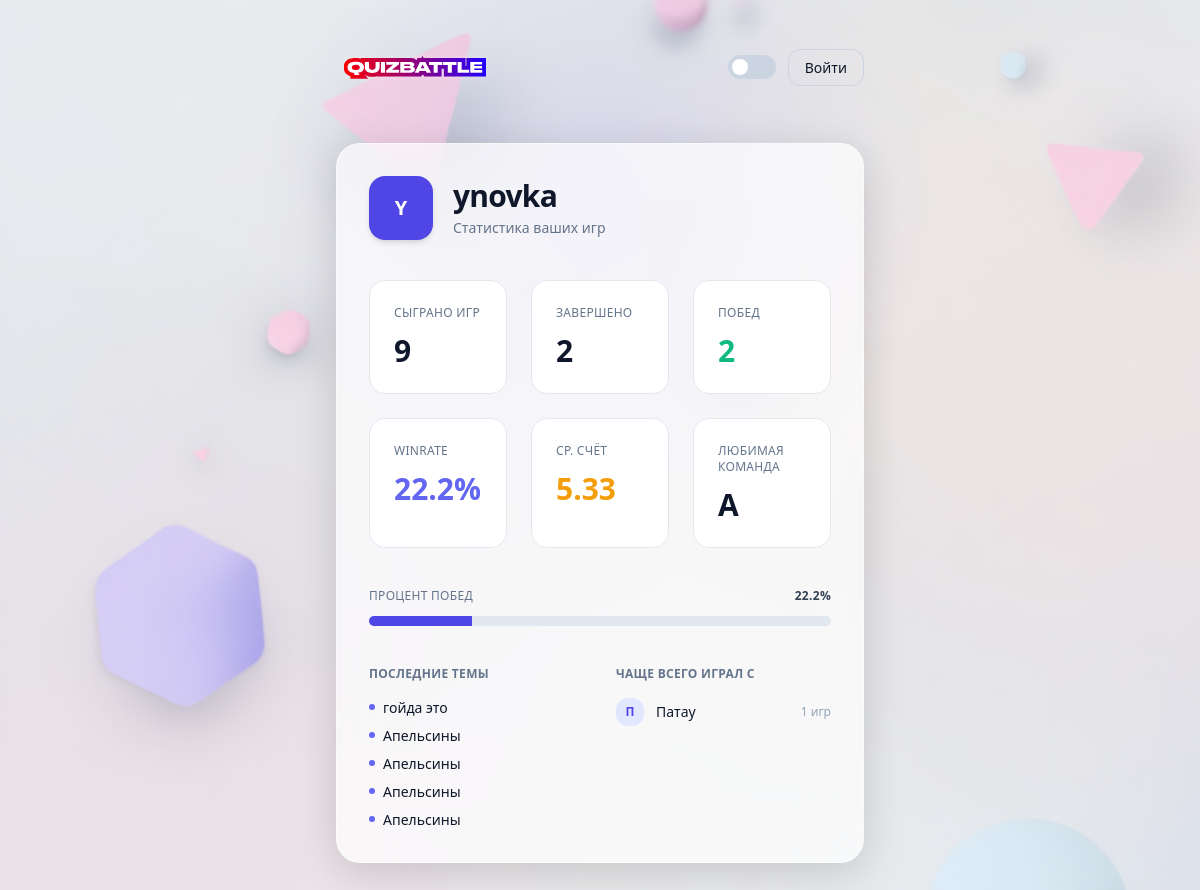
Screenshot of /profile (signed in) with the database file from the repository.
### app/models.py (models this page shows)
class User(Base):
    __tablename__ = "users"
    id: Mapped[int] = mapped_column(Integer, primary_key=True, index=True)
    username: Mapped[str] = mapped_column(String(50), unique=True, index=True)
    password_hash: Mapped[str] = mapped_column(String(255))
    created_at: Mapped[datetime] = mapped_column(DateTime, default=datetime.utcnow)

class Game(Base):
    __tablename__ = "games"
    id: Mapped[int] = mapped_column(Integer, primary_key=True, index=True)
    pin: Mapped[str] = mapped_column(String(6), unique=True, index=True)
    topic: Mapped[str] = mapped_column(String(255))
    questions_per_team: Mapped[int] = mapped_column(Integer)
    status: Mapped[str] = mapped_column(String(32), default="waiting")
    current_team: Mapped[str | None] = mapped_column(String(1), nullable=True)
    current_index_a: Mapped[int] = mapped_column(Integer, default=0)
    current_index_b: Mapped[int] = mapped_column(Integer, default=0)
    score_a: Mapped[int] = mapped_column(Integer, default=0)
    score_b: Mapped[int] = mapped_column(Integer, default=0)
    created_at: Mapped[datetime] = mapped_column(DateTime, default=datetime.utcnow)
    difficulty: Mapped[str] = mapped_column(String(16), default="medium")
    phase: Mapped[str] = mapped_column(String(32), default="gathering")
    question_started_at: Mapped[datetime | None] = mapped_column(DateTime, nullable=True)
    players: Mapped[list["Player"]] = relationship(
        back_populates="game", cascade="all, delete-orphan"
    )
    questions: Mapped[list["Question"]] = relationship(
        back_populates="game", cascade="all, delete-orphan"
    )

class Player(Base):
    __tablename__ = "players"
    id: Mapped[int] = mapped_column(Integer, primary_key=True, index=True)
    game_id: Mapped[int] = mapped_column(
        ForeignKey("games.id", ondelete="CASCADE"), index=True
    )
    user_id: Mapped[int | None] = mapped_column(
        ForeignKey("users.id", ondelete="SET NULL"), nullable=True, index=True
    )
    name: Mapped[str] = mapped_column(String(80))
    team: Mapped[str | None] = mapped_column(String(1), nullable=True)
    is_host: Mapped[bool] = mapped_column(Boolean, default=False)
    is_captain: Mapped[bool] = mapped_column(Boolean, default=False)
    active: Mapped[bool] = mapped_column(Boolean, default=True)
    joined_at: Mapped[datetime] = mapped_column(DateTime, default=datetime.utcnow)
    game: Mapped[Game] = relationship(back_populates="players")

### app/routers.py (the view)
@router.get("/profile", response_class=HTMLResponse)
def profile_page(
    request: Request,
    current_user: User = Depends(get_current_user),
    db: Session = Depends(get_db),
):
    stats = game_service.get_user_stats(
        db,
        user_id=current_user.id,
        username=current_user.username
    )
    return templates.TemplateResponse(
        "profile.html",
        {
            "request": request,
            "user": current_user,
            "stats": stats
        }
    )

### app/templates/profile.html (shortened to what this page needs)
{% extends 'base.html' %}
{% block card %}
<div class="space-y-10">
  {% if not user %}
  <div class="flex flex-col items-center gap-4 py-16 text-center">
    <div class="w-16 h-16 rounded-full bg-slate-200 dark:bg-slate-800 flex items-center justify-center">
      <svg xmlns="http://www.w3.org/2000/svg"
           class="w-8 h-8 text-slate-400"
           fill="none"
           viewBox="0 0 24 24"
           stroke="currentColor"
           stroke-width="1.5">
        <path stroke-linecap="round"
              stroke-linejoin="round"
              d="M15.75 6a3.75 3.75 0 11-7.5 0 3.75 3.75 0 017.5 0zM4.501 20.118a7.5 7.5 0 0114.998 0A17.933 17.933 0 0112 21.75c-2.676 0-5.216-.584-7.499-1.632z" />
      </svg>
    </div>
    <p class="text-slate-500 dark:text-slate-400 text-sm">
      Войдите в аккаунт, чтобы увидеть профиль
    </p>
    <a href="/login"
       class="px-6 py-2.5 rounded-xl font-semibold bg-indigo-600 text-white hover:bg-indigo-500 transition">
      Войти
    </a>
  </div>
  {% else %}
  {% set s = stats %}
  {% set wr = (s.wins / s.games_played * 100) | round(1) if s and s.games_played > 0 else 0 %}
  <div class="flex items-center gap-5">
    <div class="w-16 h-16 rounded-2xl bg-indigo-600 flex items-center justify-center
                text-white text-xl font-bold shadow-md">
      {{ user.username[0].upper() }}
    </div>
    <div>
      <h1 class="text-3xl font-bold tracking-tight">
        {{ user.username }}
      </h1>
      <p class="text-sm text-slate-500 dark:text-slate-400 mt-1">
        Статистика ваших игр
      </p>
    </div>
  </div>
  {% if s %}
  <div class="grid grid-cols-2 sm:grid-cols-3 gap-6">
    {% macro stat(title, value, color="") %}
    <div class="p-6 rounded-2xl bg-white dark:bg-slate-900 border border-slate-200 dark:border-slate-800">
      <p class="text-xs uppercase tracking-wide text-slate-500 dark:text-slate-400 mb-3">
        {{ title }}
      </p>
      <p class="text-3xl font-semibold {{ color }}">
        {{ value }}
      </p>
    </div>
    {% endmacro %}
    {{ stat("Сыграно игр", s.games_played) }}
    {{ stat("Завершено", s.games_finished) }}
    {{ stat("Побед", s.wins, "text-emerald-500") }}
    {{ stat("Winrate", wr ~ "%", "text-indigo-500") }}
    {{ stat("Ср. счёт", s.average_team_score, "text-amber-500") }}
    {{ stat("Любимая команда", s.favorite_team or "—") }}
  </div>
  <div class="space-y-3">
    <div class="flex justify-between text-xs uppercase tracking-wide text-slate-500 dark:text-slate-400">
      <span>Процент побед</span>
      <span class="font-semibold text-slate-700 dark:text-slate-200">{{ wr }}%</span>
    </div>
    <div class="h-2.5 w-full rounded-full bg-slate-200 dark:bg-slate-800 overflow-hidden">
      <div class="h-full bg-indigo-600 transition-all"
           style="width: {{ wr }}%">
      </div>
    </div>
  </div>
  <div class="grid grid-cols-1 sm:grid-cols-2 gap-8">
    <div class="space-y-4">
      <h3 class="text-xs font-semibold uppercase tracking-wide text-slate-500 dark:text-slate-400">
        Последние темы
      </h3>
      <ul class="space-y-2 text-sm">
        {% if s.recent_topics %}
          {% for topic in s.recent_topics %}
            <li class="flex items-start gap-2">
              <span class="mt-1.5 w-1.5 h-1.5 rounded-full bg-indigo-500"></span>
              <span>{{ topic }}</span>
            </li>
          {% endfor %}
        {% else %}
          <li class="text-slate-400 dark:text-slate-500">
            Пока нет сыгранных игр
          </li>
        {% endif %}
      </ul>
    </div>
    <div class="space-y-4">
      <h3 class="text-xs font-semibold uppercase tracking-wide text-slate-500 dark:text-slate-400">
        Чаще всего играл с
      </h3>
      <ul class="space-y-3 text-sm">
        {% if s.frequent_teammates %}
          {% for mate in s.frequent_teammates %}
            <li class="flex items-center justify-between">
              <div class="flex items-center gap-3">
                <div class="w-7 h-7 rounded-xl bg-indigo-100 dark:bg-indigo-900/40
                            flex items-center justify-center
                            text-indigo-600 dark:text-indigo-400
                            text-xs font-semibold">
                  {{ mate.name[0].upper() }}
                </div>
                <span>{{ mate.name }}</span>
              </div>
              <span class="text-xs text-slate-400 dark:text-slate-500">
                {{ mate.games_together }} игр
              </span>
            </li>
          {% endfor %}
        {% else %}
          <li class="text-slate-400 dark:text-slate-500">
            Пока недостаточно данных
          </li>
        {% endif %}
      </ul>
    </div>
  </div>
  {% else %}
    <p class="text-center text-sm text-slate-400 dark:text-slate-500 py-10">
      Статистика пока недоступна
    </p>
  {% endif %}
  {% endif %}
</div>
{% endblock %}

### app/templates/base.html (shortened to what this page needs)
<!doctype html>
<html lang="ru">
<head>
  <script src="https://cdn.tailwindcss.com"></script>
</head>
<body class="min-h-screen relative overflow-hidden
             bg-slate-100 dark:bg-slate-950
             text-slate-900 dark:text-slate-100
             transition-colors duration-300"
      style="background-repeat: no-repeat; background-size: cover;">
<div class="absolute inset-0 pointer-events-none">
</div>
<div class="relative max-w-xl mx-auto px-6 py-12">
  <div class="flex items-center justify-between mb-14">
    <a href="/" title="Перейти на главную" aria-label="Главная — QuizBattle" class="mr-4 inline-block">
    </a>
    <div class="flex items-center gap-3">
      <button id="themeToggle" class="relative flex-shrink-0 w-12 h-6 rounded-full
                     bg-slate-300 dark:bg-slate-700 transition" aria-pressed="false" aria-label="Переключить тему">
        <span id="toggleDot" class="absolute top-1 left-1 w-4 h-4 rounded-full
                       bg-white dark:bg-slate-200 transition-transform duration-300">
        </span>
      </button>
      <div id="authArea"></div>
    </div>
  </div>
  <div class="relative rounded-3xl p-8
              bg-white/70 dark:bg-slate-900/70
              backdrop-blur-xl
              border border-white/40 dark:border-slate-800
              shadow-soft dark:shadow-softDark
              transition hover:shadow-xl dark:hover:shadow-2xl">
    {% block card %}
    {% endblock %}
  </div>
</div>
</body>
</html>

### rows the page displays
User: username "Y", username "ynovka"
Game: topic "гойда это"
Game: topic "Апельсины"
Game: topic "Апельсины"
Game: topic "Апельсины"
Game: topic "Апельсины"
Player: name "П", name "Патау", games_together "1"

### other values shown
{{ title }} "СЫГРАНО ИГР ЗАВЕРШЕНО ПОБЕД WINRATE СР. СЧЁТ ЛЮБИМАЯ КОМАНДА"
{{ value }} "9 2 2 22.2% 5.33 A"
{{ wr }} "22.2"
